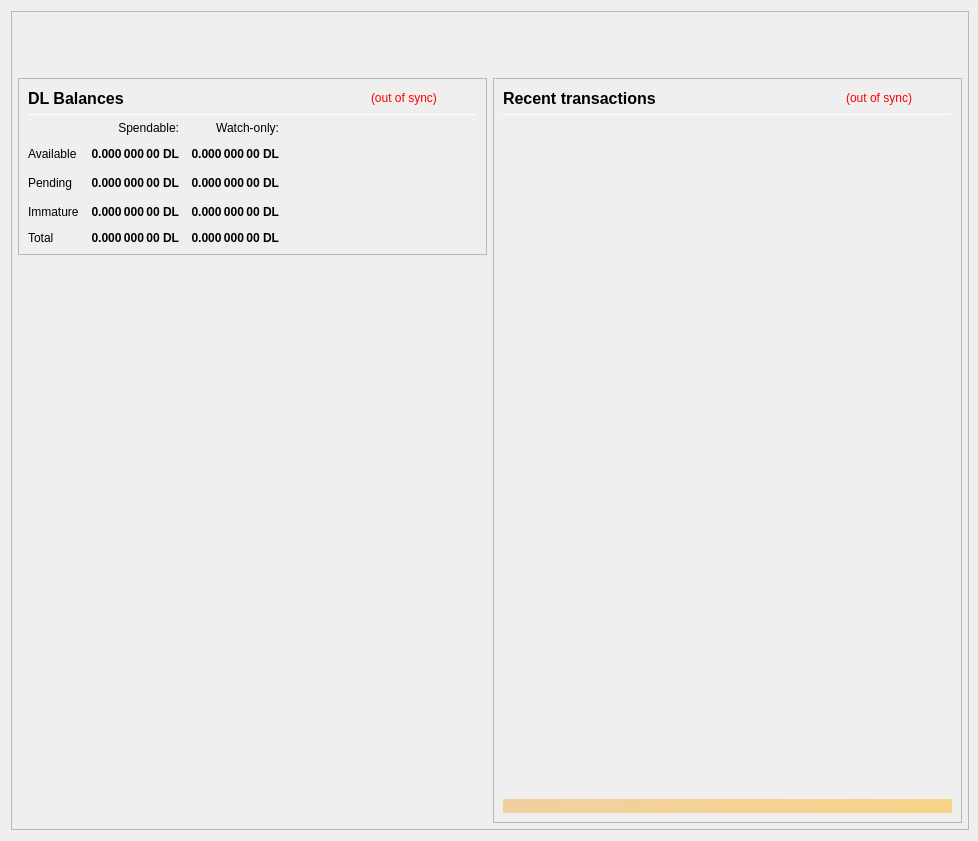
<?xml version="1.0" encoding="UTF-8"?>
<ui version="4.0">
 <class>OverviewPage</class>
 <widget class="QWidget" name="OverviewPage">
  <property name="geometry">
   <rect>
    <x>0</x>
    <y>0</y>
    <width>978</width>
    <height>841</height>
   </rect>
  </property>
  <property name="minimumSize">
   <size>
    <width>960</width>
    <height>682</height>
   </size>
  </property>
  <property name="font">
   <font>
    <weight>50</weight>
    <bold>false</bold>
   </font>
  </property>
  <property name="windowTitle">
   <string>Form</string>
  </property>
  <layout class="QVBoxLayout" name="topLayout" stretch="0">
   <property name="rightMargin">
    <number>9</number>
   </property>
   <item>
    <widget class="QFrame" name="frame_BG">
     <property name="minimumSize">
      <size>
       <width>850</width>
       <height>610</height>
      </size>
     </property>
     <property name="maximumSize">
      <size>
       <width>16777215</width>
       <height>16777215</height>
      </size>
     </property>
     <property name="frameShape">
      <enum>QFrame::StyledPanel</enum>
     </property>
     <property name="frameShadow">
      <enum>QFrame::Raised</enum>
     </property>
     <layout class="QVBoxLayout" name="verticalLayout_3" stretch="0">
      <property name="leftMargin">
       <number>0</number>
      </property>
      <property name="topMargin">
       <number>0</number>
      </property>
      <property name="rightMargin">
       <number>0</number>
      </property>
      <property name="bottomMargin">
       <number>6</number>
      </property>
      <item>
       <layout class="QVBoxLayout" name="verticalLayout_Master" stretch="0,1">
        <property name="leftMargin">
         <number>0</number>
        </property>
        <property name="topMargin">
         <number>0</number>
        </property>
        <property name="rightMargin">
         <number>0</number>
        </property>
        <property name="bottomMargin">
         <number>0</number>
        </property>
        <item>
         <widget class="QFrame" name="frame_Header">
          <layout class="QVBoxLayout" name="verticalLayout_Header" stretch="0">
           <property name="leftMargin">
            <number>0</number>
           </property>
           <property name="topMargin">
            <number>0</number>
           </property>
           <property name="rightMargin">
            <number>0</number>
           </property>
           <property name="bottomMargin">
            <number>0</number>
           </property>
           <item>
            <layout class="QHBoxLayout" name="horizontalLayout_Header" stretch="1,0">
             <property name="spacing">
              <number>6</number>
             </property>
             <item>
              <spacer name="horizontalSpacer_Header">
               <property name="orientation">
                <enum>Qt::Horizontal</enum>
               </property>
               <property name="sizeHint" stdset="0">
                <size>
                 <width>40</width>
                 <height>20</height>
                </size>
               </property>
              </spacer>
             </item>
             <item>
              <widget class="QLabel" name="labelOverviewHeaderRight">
               <property name="minimumSize">
                <size>
                 <width>464</width>
                 <height>60</height>
                </size>
               </property>
               <property name="maximumSize">
                <size>
                 <width>16777215</width>
                 <height>60</height>
                </size>
               </property>
               <property name="font">
                <font>
                 <pointsize>14</pointsize>
                </font>
               </property>
               <property name="text">
                <string/>
               </property>
               <property name="alignment">
                <set>Qt::AlignRight|Qt::AlignTrailing|Qt::AlignVCenter</set>
               </property>
              </widget>
             </item>
            </layout>
           </item>
          </layout>
         </widget>
        </item>
        <item>
         <widget class="QFrame" name="frame_Content">
          <layout class="QVBoxLayout" name="verticalLayout_Content">
           <property name="leftMargin">
            <number>6</number>
           </property>
           <property name="topMargin">
            <number>0</number>
           </property>
           <property name="rightMargin">
            <number>6</number>
           </property>
           <property name="bottomMargin">
            <number>0</number>
           </property>
           <item>
            <layout class="QHBoxLayout" name="horizontalLayout_Content" stretch="1,1">
             <property name="spacing">
              <number>6</number>
             </property>
             <item>
              <layout class="QVBoxLayout" name="verticalLayout_left" stretch="0,0">
               <item>
                <widget class="QFrame" name="frameBalances">
                 <property name="frameShape">
                  <enum>QFrame::StyledPanel</enum>
                 </property>
                 <property name="frameShadow">
                  <enum>QFrame::Raised</enum>
                 </property>
                 <layout class="QVBoxLayout" name="verticalLayout_4">
                  <item>
                   <layout class="QHBoxLayout" name="hlBalancesHeader" stretch="2,0,0">
                    <property name="spacing">
                     <number>6</number>
                    </property>
                    <item>
                     <widget class="QLabel" name="labelBalances">
                      <property name="minimumSize">
                       <size>
                        <width>0</width>
                        <height>0</height>
                       </size>
                      </property>
                      <property name="font">
                       <font>
                        <pointsize>12</pointsize>
                        <weight>75</weight>
                        <bold>true</bold>
                       </font>
                      </property>
                      <property name="text">
                       <string>DL Balances</string>
                      </property>
                     </widget>
                    </item>
                    <item>
                     <widget class="QLabel" name="labelWalletStatus">
                      <property name="cursor">
                       <cursorShape>WhatsThisCursor</cursorShape>
                      </property>
                      <property name="toolTip">
                       <string>The displayed information may be out of date. Your wallet automatically synchronizes with the Duelium network after a connection is established, but this process has not completed yet.</string>
                      </property>
                      <property name="styleSheet">
                       <string notr="true">QLabel { color: red; }</string>
                      </property>
                      <property name="text">
                       <string notr="true">(out of sync)</string>
                      </property>
                      <property name="alignment">
                       <set>Qt::AlignLeading|Qt::AlignLeft|Qt::AlignVCenter</set>
                      </property>
                     </widget>
                    </item>
                    <item>
                     <spacer name="hsBalancesHeader">
                      <property name="orientation">
                       <enum>Qt::Horizontal</enum>
                      </property>
                      <property name="sizeHint" stdset="0">
                       <size>
                        <width>40</width>
                        <height>20</height>
                       </size>
                      </property>
                     </spacer>
                    </item>
                   </layout>
                  </item>
                  <item>
                   <widget class="Line" name="lineBalances">
                    <property name="minimumSize">
                     <size>
                      <width>0</width>
                      <height>1</height>
                     </size>
                    </property>
                    <property name="maximumSize">
                     <size>
                      <width>16777215</width>
                      <height>1</height>
                     </size>
                    </property>
                    <property name="orientation">
                     <enum>Qt::Horizontal</enum>
                    </property>
                   </widget>
                  </item>
                  <item>
                   <layout class="QGridLayout" name="gridLayout">
                    <property name="spacing">
                     <number>12</number>
                    </property>
                    <item row="2" column="2">
                     <widget class="QLabel" name="labelWatchPending">
                      <property name="font">
                       <font>
                        <weight>75</weight>
                        <bold>true</bold>
                       </font>
                      </property>
                      <property name="cursor">
                       <cursorShape>ArrowCursor</cursorShape>
                      </property>
                      <property name="toolTip">
                       <string>Unconfirmed transactions to watch-only addresses</string>
                      </property>
                      <property name="text">
                       <string notr="true">0.000 000 00 DL</string>
                      </property>
                      <property name="alignment">
                       <set>Qt::AlignRight|Qt::AlignTrailing|Qt::AlignVCenter</set>
                      </property>
                      <property name="textInteractionFlags">
                       <set>Qt::NoTextInteraction</set>
                      </property>
                     </widget>
                    </item>
                    <item row="2" column="1">
                     <widget class="QLabel" name="labelUnconfirmed">
                      <property name="font">
                       <font>
                        <weight>75</weight>
                        <bold>true</bold>
                       </font>
                      </property>
                      <property name="cursor">
                       <cursorShape>ArrowCursor</cursorShape>
                      </property>
                      <property name="toolTip">
                       <string>Total of transactions that have yet to be confirmed, and do not yet count toward the spendable balance</string>
                      </property>
                      <property name="text">
                       <string notr="true">0.000 000 00 DL</string>
                      </property>
                      <property name="alignment">
                       <set>Qt::AlignRight|Qt::AlignTrailing|Qt::AlignVCenter</set>
                      </property>
                      <property name="textInteractionFlags">
                       <set>Qt::NoTextInteraction</set>
                      </property>
                     </widget>
                    </item>
                    <item row="3" column="2">
                     <widget class="QLabel" name="labelWatchImmature">
                      <property name="font">
                       <font>
                        <weight>75</weight>
                        <bold>true</bold>
                       </font>
                      </property>
                      <property name="cursor">
                       <cursorShape>ArrowCursor</cursorShape>
                      </property>
                      <property name="toolTip">
                       <string>Staked or masternode rewards in watch-only addresses that has not yet matured</string>
                      </property>
                      <property name="text">
                       <string notr="true">0.000 000 00 DL</string>
                      </property>
                      <property name="alignment">
                       <set>Qt::AlignRight|Qt::AlignTrailing|Qt::AlignVCenter</set>
                      </property>
                      <property name="textInteractionFlags">
                       <set>Qt::NoTextInteraction</set>
                      </property>
                     </widget>
                    </item>
                    <item row="4" column="0">
                     <widget class="QLabel" name="labelTotalText">
                      <property name="text">
                       <string>Total</string>
                      </property>
                      <property name="textInteractionFlags">
                       <set>Qt::NoTextInteraction</set>
                      </property>
                     </widget>
                    </item>
                    <item row="3" column="1">
                     <widget class="QLabel" name="labelImmature">
                      <property name="font">
                       <font>
                        <weight>75</weight>
                        <bold>true</bold>
                       </font>
                      </property>
                      <property name="cursor">
                       <cursorShape>ArrowCursor</cursorShape>
                      </property>
                      <property name="toolTip">
                       <string>Staked or masternode rewards that has not yet matured</string>
                      </property>
                      <property name="text">
                       <string notr="true">0.000 000 00 DL</string>
                      </property>
                      <property name="alignment">
                       <set>Qt::AlignRight|Qt::AlignTrailing|Qt::AlignVCenter</set>
                      </property>
                      <property name="textInteractionFlags">
                       <set>Qt::NoTextInteraction</set>
                      </property>
                     </widget>
                    </item>
                    <item row="2" column="3">
                     <spacer name="hsBalances">
                      <property name="orientation">
                       <enum>Qt::Horizontal</enum>
                      </property>
                      <property name="sizeHint" stdset="0">
                       <size>
                        <width>40</width>
                        <height>20</height>
                       </size>
                      </property>
                     </spacer>
                    </item>
                    <item row="3" column="0">
                     <widget class="QLabel" name="labelImmatureText">
                      <property name="text">
                       <string>Immature</string>
                      </property>
                      <property name="textInteractionFlags">
                       <set>Qt::NoTextInteraction</set>
                      </property>
                     </widget>
                    </item>
                    <item row="4" column="1">
                     <widget class="QLabel" name="labelTotal">
                      <property name="font">
                       <font>
                        <weight>75</weight>
                        <bold>true</bold>
                       </font>
                      </property>
                      <property name="cursor">
                       <cursorShape>ArrowCursor</cursorShape>
                      </property>
                      <property name="toolTip">
                       <string>Your current total balance</string>
                      </property>
                      <property name="text">
                       <string notr="true">0.000 000 00 DL</string>
                      </property>
                      <property name="alignment">
                       <set>Qt::AlignRight|Qt::AlignTrailing|Qt::AlignVCenter</set>
                      </property>
                      <property name="textInteractionFlags">
                       <set>Qt::NoTextInteraction</set>
                      </property>
                     </widget>
                    </item>
                    <item row="4" column="2">
                     <widget class="QLabel" name="labelWatchTotal">
                      <property name="font">
                       <font>
                        <weight>75</weight>
                        <bold>true</bold>
                       </font>
                      </property>
                      <property name="cursor">
                       <cursorShape>ArrowCursor</cursorShape>
                      </property>
                      <property name="toolTip">
                       <string>Current total balance in watch-only addresses</string>
                      </property>
                      <property name="text">
                       <string notr="true">0.000 000 00 DL</string>
                      </property>
                      <property name="alignment">
                       <set>Qt::AlignRight|Qt::AlignTrailing|Qt::AlignVCenter</set>
                      </property>
                      <property name="textInteractionFlags">
                       <set>Qt::NoTextInteraction</set>
                      </property>
                     </widget>
                    </item>
                    <item row="0" column="2">
                     <widget class="QLabel" name="labelWatchonly">
                      <property name="text">
                       <string>Watch-only:</string>
                      </property>
                      <property name="alignment">
                       <set>Qt::AlignRight|Qt::AlignTrailing|Qt::AlignVCenter</set>
                      </property>
                     </widget>
                    </item>
                    <item row="1" column="0">
                     <widget class="QLabel" name="labelBalanceText">
                      <property name="text">
                       <string>Available</string>
                      </property>
                      <property name="textInteractionFlags">
                       <set>Qt::NoTextInteraction</set>
                      </property>
                     </widget>
                    </item>
                    <item row="1" column="1">
                     <widget class="QLabel" name="labelBalance">
                      <property name="font">
                       <font>
                        <weight>75</weight>
                        <bold>true</bold>
                       </font>
                      </property>
                      <property name="cursor">
                       <cursorShape>ArrowCursor</cursorShape>
                      </property>
                      <property name="toolTip">
                       <string>Your current spendable balance</string>
                      </property>
                      <property name="text">
                       <string notr="true">0.000 000 00 DL</string>
                      </property>
                      <property name="alignment">
                       <set>Qt::AlignRight|Qt::AlignTrailing|Qt::AlignVCenter</set>
                      </property>
                      <property name="textInteractionFlags">
                       <set>Qt::NoTextInteraction</set>
                      </property>
                     </widget>
                    </item>
                    <item row="1" column="2">
                     <widget class="QLabel" name="labelWatchAvailable">
                      <property name="font">
                       <font>
                        <weight>75</weight>
                        <bold>true</bold>
                       </font>
                      </property>
                      <property name="cursor">
                       <cursorShape>ArrowCursor</cursorShape>
                      </property>
                      <property name="toolTip">
                       <string>Your current balance in watch-only addresses</string>
                      </property>
                      <property name="text">
                       <string notr="true">0.000 000 00 DL</string>
                      </property>
                      <property name="alignment">
                       <set>Qt::AlignRight|Qt::AlignTrailing|Qt::AlignVCenter</set>
                      </property>
                      <property name="textInteractionFlags">
                       <set>Qt::NoTextInteraction</set>
                      </property>
                     </widget>
                    </item>
                    <item row="2" column="0">
                     <widget class="QLabel" name="labelPendingText">
                      <property name="text">
                       <string>Pending</string>
                      </property>
                      <property name="textInteractionFlags">
                       <set>Qt::NoTextInteraction</set>
                      </property>
                     </widget>
                    </item>
                    <item row="0" column="1">
                     <widget class="QLabel" name="labelSpendable">
                      <property name="text">
                       <string>Spendable:</string>
                      </property>
                      <property name="alignment">
                       <set>Qt::AlignRight|Qt::AlignTrailing|Qt::AlignVCenter</set>
                      </property>
                     </widget>
                    </item>
                   </layout>
                  </item>
                 </layout>
                </widget>
               </item>
               <item>
                <spacer name="verticalSpacer">
                 <property name="orientation">
                  <enum>Qt::Vertical</enum>
                 </property>
                 <property name="sizeHint" stdset="0">
                  <size>
                   <width>20</width>
                   <height>40</height>
                  </size>
                 </property>
                </spacer>
               </item>
              </layout>
             </item>
             <item>
              <layout class="QVBoxLayout" name="verticalLayout_right" stretch="1">
               <item>
                <widget class="QFrame" name="frame_RecentTransactions">
                 <property name="minimumSize">
                  <size>
                   <width>0</width>
                   <height>0</height>
                  </size>
                 </property>
                 <property name="frameShape">
                  <enum>QFrame::StyledPanel</enum>
                 </property>
                 <property name="frameShadow">
                  <enum>QFrame::Raised</enum>
                 </property>
                 <layout class="QVBoxLayout" name="verticalLayout_1" stretch="0,0,0,0,0">
                  <item>
                   <layout class="QHBoxLayout" name="horizontalLayout_2" stretch="2,0,0">
                    <property name="spacing">
                     <number>3</number>
                    </property>
                    <item>
                     <widget class="QLabel" name="label_4">
                      <property name="minimumSize">
                       <size>
                        <width>0</width>
                        <height>20</height>
                       </size>
                      </property>
                      <property name="font">
                       <font>
                        <pointsize>12</pointsize>
                        <weight>75</weight>
                        <bold>true</bold>
                       </font>
                      </property>
                      <property name="text">
                       <string>Recent transactions</string>
                      </property>
                     </widget>
                    </item>
                    <item>
                     <widget class="QLabel" name="labelTransactionsStatus">
                      <property name="cursor">
                       <cursorShape>WhatsThisCursor</cursorShape>
                      </property>
                      <property name="toolTip">
                       <string>The displayed information may be out of date. Your wallet automatically synchronizes with the Duelium network after a connection is established, but this process has not completed yet.</string>
                      </property>
                      <property name="styleSheet">
                       <string notr="true">QLabel { color: red; }</string>
                      </property>
                      <property name="text">
                       <string notr="true">(out of sync)</string>
                      </property>
                      <property name="alignment">
                       <set>Qt::AlignRight|Qt::AlignTrailing|Qt::AlignVCenter</set>
                      </property>
                     </widget>
                    </item>
                    <item>
                     <spacer name="horizontalSpacer">
                      <property name="orientation">
                       <enum>Qt::Horizontal</enum>
                      </property>
                      <property name="sizeHint" stdset="0">
                       <size>
                        <width>40</width>
                        <height>20</height>
                       </size>
                      </property>
                     </spacer>
                    </item>
                   </layout>
                  </item>
                  <item>
                   <widget class="Line" name="line">
                    <property name="minimumSize">
                     <size>
                      <width>0</width>
                      <height>1</height>
                     </size>
                    </property>
                    <property name="maximumSize">
                     <size>
                      <width>16777215</width>
                      <height>1</height>
                     </size>
                    </property>
                    <property name="orientation">
                     <enum>Qt::Horizontal</enum>
                    </property>
                   </widget>
                  </item>
                  <item>
                   <widget class="QListView" name="listTransactions">
                    <property name="minimumSize">
                     <size>
                      <width>0</width>
                      <height>0</height>
                     </size>
                    </property>
                    <property name="styleSheet">
                     <string notr="true">QListView { background: transparent; }</string>
                    </property>
                    <property name="frameShape">
                     <enum>QFrame::NoFrame</enum>
                    </property>
                    <property name="verticalScrollBarPolicy">
                     <enum>Qt::ScrollBarAlwaysOff</enum>
                    </property>
                    <property name="horizontalScrollBarPolicy">
                     <enum>Qt::ScrollBarAlwaysOff</enum>
                    </property>
                    <property name="selectionMode">
                     <enum>QAbstractItemView::NoSelection</enum>
                    </property>
                   </widget>
                  </item>
                  <item>
                   <spacer name="verticalSpacer_2">
                    <property name="orientation">
                     <enum>Qt::Vertical</enum>
                    </property>
                    <property name="sizeType">
                     <enum>QSizePolicy::Expanding</enum>
                    </property>
                    <property name="sizeHint" stdset="0">
                     <size>
                      <width>20</width>
                      <height>40</height>
                     </size>
                    </property>
                   </spacer>
                  </item>
                  <item>
                   <widget class="QLabel" name="labelAlerts">
                    <property name="maximumSize">
                     <size>
                      <width>16777215</width>
                      <height>16777215</height>
                     </size>
                    </property>
                    <property name="styleSheet">
                     <string notr="true">background-color: qlineargradient(x1: 0, y1: 0, x2: 1, y2: 0, stop:0 #F0D0A0, stop:1 #F8D488); color:#000000;</string>
                    </property>
                    <property name="text">
                     <string/>
                    </property>
                    <property name="wordWrap">
                     <bool>true</bool>
                    </property>
                    <property name="margin">
                     <number>3</number>
                    </property>
                   </widget>
                  </item>
                 </layout>
                </widget>
               </item>
              </layout>
             </item>
            </layout>
           </item>
          </layout>
         </widget>
        </item>
       </layout>
      </item>
     </layout>
    </widget>
   </item>
  </layout>
 </widget>
 <resources/>
 <connections/>
</ui>
